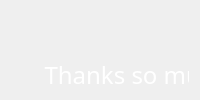
         <widget class="QWidget" name="page_5">
          <layout class="QVBoxLayout" name="verticalLayout_8">
           <item>
            <widget class="QWidget" name="widget_14" native="true">
             <widget class="QLabel" name="label_15">
              <property name="geometry">
               <rect>
                <x>50</x>
                <y>0</y>
                <width>371</width>
                <height>141</height>
               </rect>
              </property>
              <property name="text">
               <string/>
              </property>
              <property name="pixmap">
               <pixmap resource="resource.qrc">:/root/img/banner.png</pixmap>
              </property>
              <property name="scaledContents">
               <bool>true</bool>
              </property>
             </widget>
            </widget>
           </item>
           <item>
            <widget class="QWidget" name="widget_15" native="true">
             <widget class="QLabel" name="label_16">
              <property name="geometry">
               <rect>
                <x>0</x>
                <y>0</y>
                <width>491</width>
                <height>91</height>
               </rect>
              </property>
              <property name="font">
               <font>
                <family>Abraham</family>
                <pointsize>18</pointsize>
               </font>
              </property>
              <property name="styleSheet">
               <string notr="true">color: rgb(255, 255, 255);</string>
              </property>
              <property name="text">
               <string>&lt;html&gt;&lt;head/&gt;&lt;body&gt;&lt;p align=&quot;center&quot;&gt;Thanks so much for using Snaktimer! &lt;/p&gt;&lt;p align=&quot;center&quot;&gt;Any problems, notify me on github.&lt;/p&gt;&lt;/body&gt;&lt;/html&gt;</string>
              </property>
              <property name="scaledContents">
               <bool>false</bool>
              </property>
              <property name="alignment">
               <set>Qt::AlignCenter</set>
              </property>
             </widget>
            </widget>
           </item>
          </layout>
         </widget>
